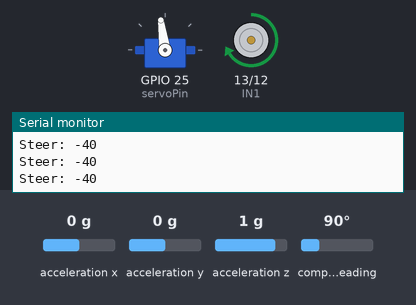
The sketch below on a simulated ESP32. Shown: servo, motor-driver pin pairs drawn as motors (green arrow = first pin HIGH = forward, orange = second pin HIGH = backward, longer = more drive, scaled by the enable pin), the last lines printed to the serial monitor. Wiring (inferred from the names in the program): servo: signal GPIO 25. The test bench sets the inputs (shaded band); at power-on: compass heading 90°, acceleration x 0 g, acceleration y 0 g, acceleration z 1 g. Servo pulses on a pin are drawn as a servo (544–2400 µs = 0–180°).

Above: at 3.2 s.
3.3 s: compass heading set to 174°
4.8 s: compass heading set to 184°
At 5.1 s:
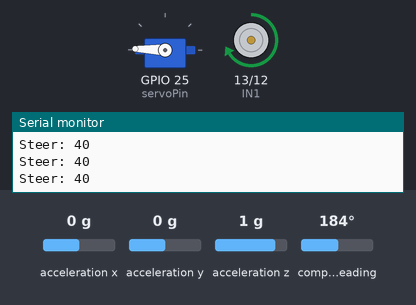
6.3 s: compass heading set to 7°
At 6.6 s:
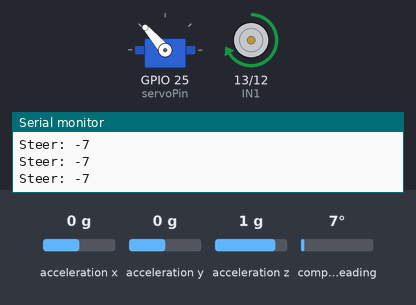
7.8 s: compass heading set to 352°
At 9.0 s:
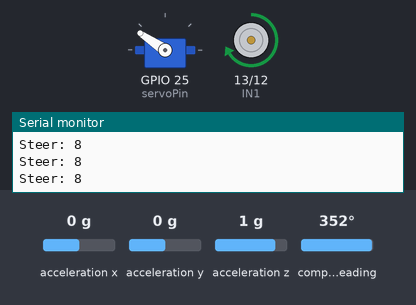
9.3 s: compass heading set to 90°
At 10.4 s:
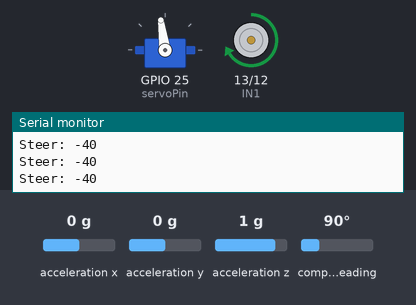
10.8 s: compass heading set to 269°
At 11.6 s:
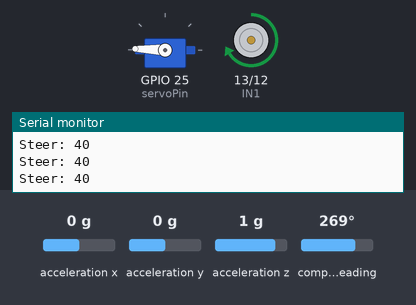
Timing chart, 0 to 13.3 s (numbered marks = the images above; inputs shaded):
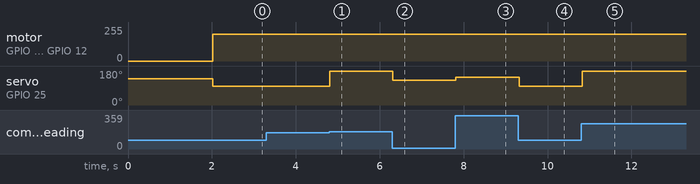

The sketch:

driving-straight-line-esp32.ino
```cpp
// Driving in a straight line

#include <Wire.h>
#include <Adafruit_Sensor.h>
#include <Adafruit_BNO055.h>
#include <utility/imumaths.h>

#define IN1 13
#define IN2 12
#define ENA 14

TwoWire myWire = TwoWire(0);
Adafruit_BNO055 bno = Adafruit_BNO055(55, 0x28, &myWire);

const float target_direction = 0;
const float kp = -1;

const int servoPin = 25;
const int servoCenter = 138;

void moveServoAngle(int angle){
  angle = constrain(angle,0,180);
  int pulsewidth = map(angle,0,180,500,2400);
  digitalWrite(servoPin, HIGH);
  delayMicroseconds(pulsewidth);
  digitalWrite(servoPin, LOW);
  delay(20 - pulsewidth/1000);
}

void steer(int direction)
{
  moveServoAngle(servoCenter + direction);
}

void setup(void)
{
  Serial.begin(115200);

  pinMode(servoPin, OUTPUT);

  pinMode(IN1, OUTPUT);
  pinMode(IN2, OUTPUT);
  pinMode(ENA, OUTPUT);

  steer(0);

  myWire.begin(32, 33);

  if(!bno.begin())
  {
    Serial.println("No BNO055 detected ... Check your wiring or I2C ADDR!");
    while(1);
  }

  delay(2000);
  bno.setExtCrystalUse(true);
}

void loop(void)
{
  digitalWrite(IN1, HIGH);
  digitalWrite(IN2, LOW);
  analogWrite(ENA, 200);
  sensors_event_t orientationData;
  bno.getEvent(&orientationData, Adafruit_BNO055::VECTOR_EULER);
  float direction = orientationData.orientation.x;
  if (direction > 180)
  {
    direction -= 360;
  }

  float error = direction - target_direction;
  int steer_val = (int) error*kp;

  steer_val = constrain(steer_val, -40, 40);

  Serial.print("Steer: ");
  Serial.println(steer_val);
  steer(steer_val);
}
```

Measured:
- the behaviour switches between 180 and 181° on compass heading (found by bisection; images 0 and 1)
- after the input at 4.8 s, servo on GPIO 25 (servoPin): 98° → 178° at once
- after the input at 6.3 s, servo on GPIO 25 (servoPin): 178° → 131° at once
- after the input at 7.8 s, servo on GPIO 25 (servoPin): 131° → 146° at once
- after the input at 9.3 s, servo on GPIO 25 (servoPin): 146° → 98° at once
- after the input at 10.8 s, servo on GPIO 25 (servoPin): 98° → 178° at once
